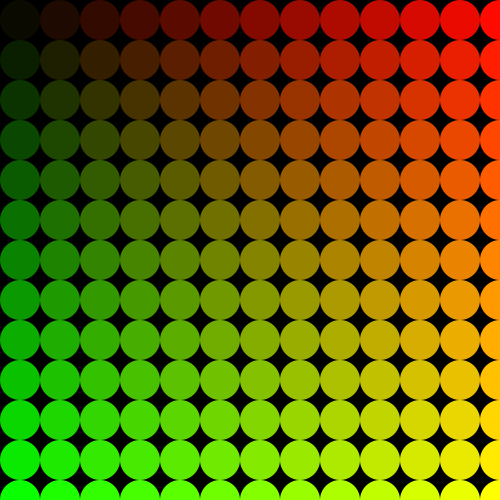
Frame 1 (no input)
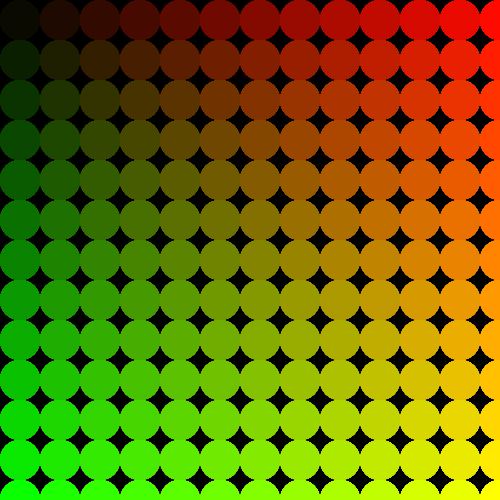
Frame 60 (the mouse pressed at the canvas centre just before this capture)
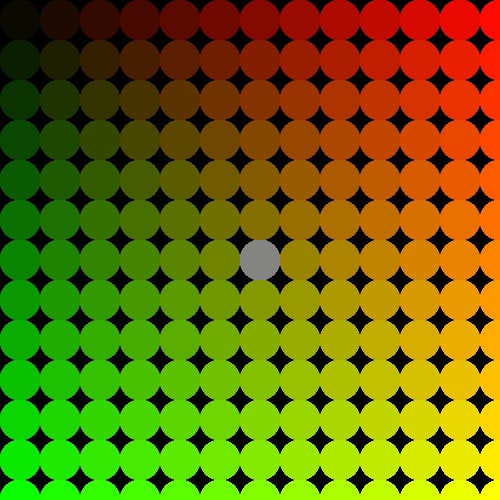
Frame 120 (the mouse held since frame 60 and released just before this capture)

The Processing sketch that drew these frames (run headless with seeded random() and noise(); from frame 60 on, the mouse is pressed at the canvas centre):

// Processing sketch: cerchicolorati
// ── cerchicolorati.pde
int d =40; //diametro di ogni cerchio
void setup(){
  size(500,500);
  background(0);
  noStroke();
 colorMode(RGB,width) ; // in questo caso 0 è il minimo 500 è il massimo 
}
void draw(){
  for(int y=d/2; y<=height; y+=d){ //colonne, y = d/2 per evitare che la sfera sia tagliata
    for(int x=d/2; x<=width; x+=d){ //righe
        if(d/2 > dist(x,y, mouseX, mouseY)){ //per controllare se sono dentro a un elementro, utilizzo la funzione dist
                                //Distanza(x, y, mouseX e mouseY, sono varaibili fisse di processing
           fill(x,y,255); 
        }else{
          fill(x,y,0); 
        }
        ellipse(x,y,d,d);
    }
  }
}
